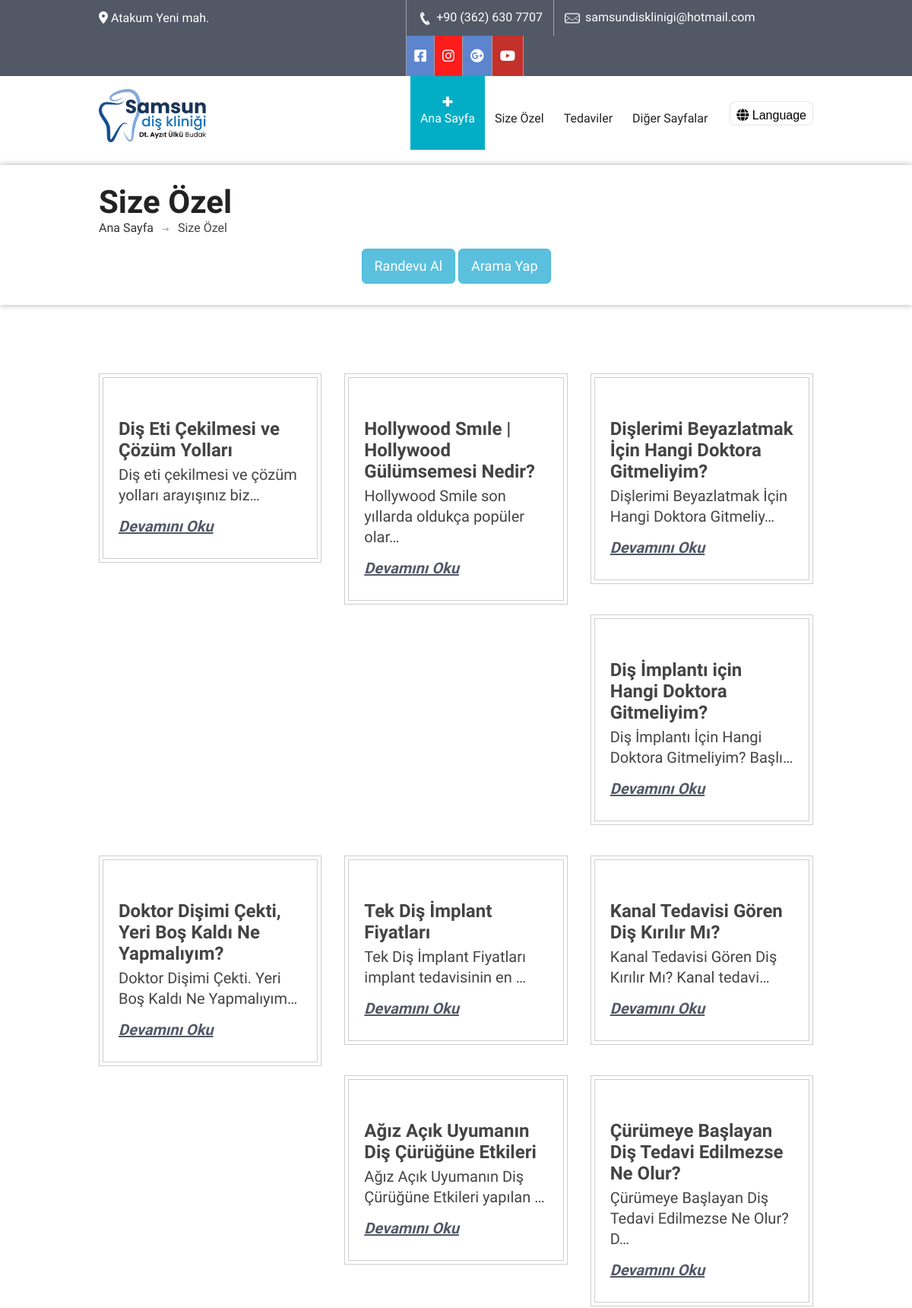
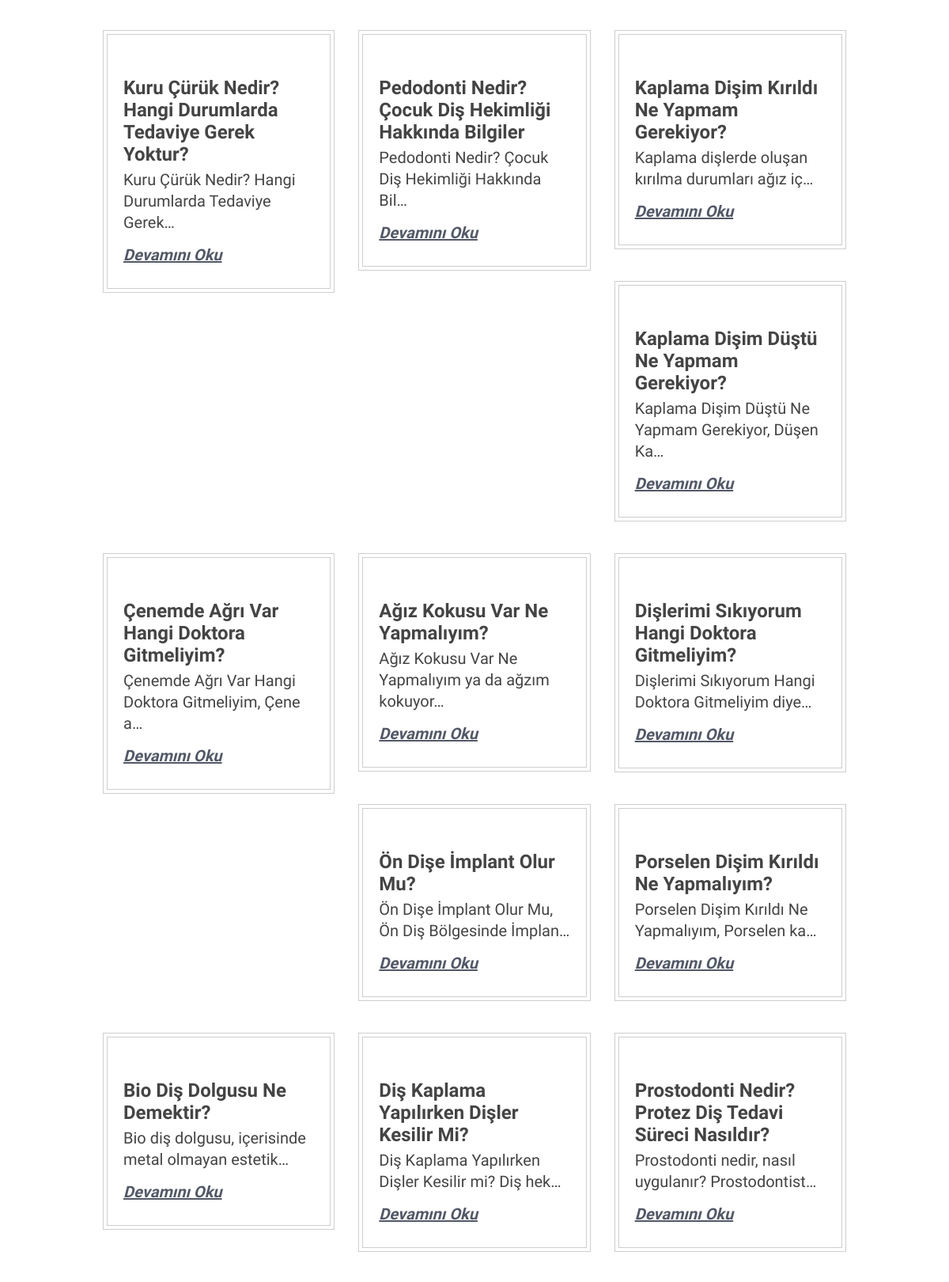
/specials/ (upper part), run on the app's committed database (2 pictures, top to bottom).
### clinic/models.py (models this page shows, shortened)
class Media(models.Model):
    name = models.CharField(max_length=25)
    icon_markdown = models.CharField(max_length=250)
    hex_icon_color = models.CharField(max_length=10,default="#5c85ce")
    link = models.TextField()

class Special(models.Model):
    title = models.CharField(max_length=50)
    slug = models.SlugField(max_length=250,null=True,blank=True,unique=True)
    content = models.TextField()
    image = models.ImageField(upload_to='special_images',blank=True,null=True)
    video = models.FileField(
        upload_to='special_videos',
        null=True,
        blank=True,
        validators=[FileExtensionValidator(allowed_extensions=['mp4'])]
    )
    def get_absolute_url(self):
        return reverse('clinic:special_single',args=[
            self.slug
        ])

### clinic/views.py (the view)
# urls.py: path('specials/',views.specials,name='specials'),
def specials(request):
	specials = Special.objects.all()
	return render(request,'clinic/specials.html',{'specials':specials})

### clinic/models.py (called while the page is built)
    def get_absolute_url(self):
        return reverse('clinic:service_detail',args=[
            self.slug
        ])

    def get_absolute_url(self):
        return reverse('clinic:custom_page',args=[
            self.slug
        ])

### clinic/templatetags/clinic_tags.py (called while the page is built)
@register.filter(name='markdown')
def markdown_format(text):
	return mark_safe(markdown.markdown(text))

@register.filter(name='get_const')
def get_const(const_name):
	return consts.__dict__.get(const_name,None)

@register.simple_tag
def get_header_pages():
	pages = CustomPage.objects.all().filter(show_in_header=True)
	return pages

@register.simple_tag
def get_header_services():
	services = Service.objects.all()
	return services

@register.simple_tag
def get_footer_pages():
	pages = CustomPage.objects.all().filter(show_in_footer=True)
	return pages

@register.simple_tag
def get_media():
	media = Media.objects.all()
	return media

### templates/clinic/specials.html (shortened to what this page needs)
{% extends '../origin/base.html' %}
{% load static %}
{% load clinic_tags %}
{% block content %}
<div class="sub-banner">
   <div class="detail">
      <div class="container">
         <div class="row">
            <div class="col-md-12">
               <div class="paging">
                  <h2>Size Özel</h2>
                  <ul>
                     <li><a href="{% url 'clinic:home' %}">Ana Sayfa</a></li>
                     <li>Size Özel</li>
                  </ul>
               </div>
            </div>
         </div>
         <div class="text-center d-flex">
            <a href="https://wa.me/{{ 'PHONE_WA'|get_const }}" class="btn btn-info btn-lg" style="margin-top:1em">Randevu Al</a>
            <a href="tel:{{ 'PHONE'|get_const }}" class="btn btn-info btn-lg" style="margin-top:1em">Arama Yap</a>
         </div>
      </div>
   </div>
</div>
<div class="content">
   <div class="news-masonary">
      <div class="container mb-5 d-block">
         <div class="row">
            {% for special in specials %}
               <div class="col-md-4">
                  <div class="border">
                     <div class="news-sec">
                        <div class="detail">
                           <h5>{{special.title}}</h5>
                           <p>{{special.content|markdown|striptags|truncatechars:50}}</p>
                           <a href="{{special.get_absolute_url}}">Devamını Oku</a>
                        </div>
                     </div>
                  </div>
               </div>
            {% endfor %}
         </div>
      </div>
   </div>
</div>
{% endblock %}

### templates/origin/header.html (shortened to what this page needs)
{% load static %}
{% load clinic_tags %}
<div id="header-2">
   <div class="top-bar">
      <div class="container">
         <div class="row">
            <div class="col-md-5">
               <span>
                  <a style="color:white" href="{{ 'ADDRESS_LINK'|get_const }}">
                     <i class="fas fa-map-marker-alt"></i> Atakum Yeni mah.
                  </a>
               </span>
            </div>
            <div class="col-md-7">
               <div class="get-touch" >
                  <ul>
                     <li><a style="color:white" href="tel:{{ 'PHONE'|get_const }}"><i class="icon-phone4"></i> {{ 'PHONE_REPR'|get_const }}</a></li>
                     <li><a style="color:white" href="mailto:{{ 'MAIL'|get_const }}"><i class="icon-mail"></i> {{ 'MAIL'|get_const }}</a></li>
                  </ul>
                  <ul  class="social-icons">
                     {% get_media as media %}
                     {% for media in media %}
                        <li><a style="background: {{media.hex_icon_color}}" href="{{media.link}}" class="fb">{{media.icon_markdown|markdown}}</a></li>
                     {% endfor %}
                  </ul>
               </div>
            </div>
         </div>
      </div>
   </div>
   <header class="header header2">
      <div class="container">
         <div class="row" style="display:flex; align-items: center;">
            <div class="col-md-3 d-flex align-items-center">
               <a href="/" style="margin-top: 0!important" class="logo">
                  <img style="height: 70px;width: auto; margin-top: 6px;" src="{% static 'images/logo.png' %}" alt="">
               </a>
            </div>
            <div class="col-md-9" style="display:flex ; align-items:center; justify-content: flex-end;">
               <nav class="menu-2">
                  <ul class="nav wtf-menu">
                     <li class="{% if not page  and not service %}item-select{% endif %}">
                        <a href="{% url 'clinic:home' %}">Ana Sayfa</a>
                     </li>
                     <li>
                        <a href="{% url 'clinic:specials' %}">Size Özel</a>
                     </li>
                     <li class="parent">
                        <a href="#.">Tedaviler</a>
                     </li>
                     <li class="parent">
                        <a href="#.">Diğer Sayfalar</a>
                     </li>
                  </ul>
               </nav>
               <div class="btn-lang" style="height: 2rem; line-height: 1.2em; margin-left: 1em">
                  <i class="fas fa-globe"></i>
                  Language
               </div>
            </div>
         </div>
      </div>
   </header>
</div>

### static/css/medical-guide.css (style rules this page uses)
body { background:#fff; font-family: 'Source Sans Pro', sans-serif; color:#444444; }
* { margin:0px; padding:0px; }
h2 { font-weight: 700; font-size:42px; font-family: 'Raleway', sans-serif; color:#222222; }
h5 { font-weight:700; font-size:24px; font-family: 'Raleway', sans-serif; }
p { font-family: 'Source Sans Pro', sans-serif; font-weight:300; font-size:20px; line-height: 27px; }
a { text-decoration:none; }
li { list-style:none; }
a { transition: background-color 0.5s ease; }
img { width:100%; }
.top-bar { background:#525866; }
.top-bar span { font-weight:400; font-size:16px; font-family: 'Raleway', sans-serif; color:#fff; margin: 14px 0 0 0; float: left; }
.top-bar .get-touch { float:right; }
.top-bar .get-touch ul { float:left; }
.top-bar .get-touch li { float:left; border-left: solid 1px #9fa3aa; }
.top-bar .get-touch li i.icon-phone4 { margin: 1px 5px 0 0; float: left; font-size: 20px; }
.top-bar .get-touch li i.icon-mail { float: left; font-size: 20px; margin: 1px 7px 0 0; }
.top-bar .get-touch li:last-child { border-right: none; }
.top-bar .social-icons li:last-child { border-right: solid 1px #9fa3aa; }
.top-bar .get-touch li a { color: #fff; padding: 13px 14px; float: left; }
.top-bar .get-touch li i { font-size:18px; }
.top-bar .get-touch .social-icons { float:left; }
.top-bar .get-touch .social-icons li a { padding:13px 10px; }
.header { padding: 28px 0; min-height: 98px; }
.logo img { width: 222px; }
.header .nav { float:right; margin:10px 0 0 0; }
.header .nav li { float:left; padding: 11px 0; }
.header .nav li a { color:#333; font-family: 'Raleway', sans-serif; font-size: 16px; padding:12px 24px !important; }
.header .nav li.item-select { color: #fff; border-radius: 5px; padding: 11px 0; }
.header .nav li.item-select a { color: #fff; padding:10px 24px; }
.header2 { padding:0 0; }
.header2 .nav { margin: 0 0 0 0; }
.header2 .nav li a { padding: 42px 20px 28px 20px; }
.header2 .nav li.item-select { border-radius: 0; padding:46px 0 32px 0; }
.header2 .nav li.item-select a { color: #fff; padding: 46px 20px 32px 20px; }
.header2 .nav li { background: none; border-radius: 0; padding:46px 0 32px 0; }
.header2 .nav li a { color: #222; padding: 46px 20px 32px 20px; }
.header2 a.logo { margin: 26px 0 0 0; float: left; }
.content { margin:0 0 0 0; }
.sub-banner .detail { box-shadow: 0 0 8px 0 rgba(0, 0, 0, 0.32); padding:24px 0 28px 0; }
.sub-banner .detail ul li { float: left; background: url(../images/paging-arrow.png) no-repeat right 9px; padding: 0 20px 0 0; margin: 0 12px 0 0; }
.sub-banner .detail ul li:last-child { background:none; }
.sub-banner .detail ul li a { color:#333333; }
.news-masonary { padding:90px 0; }
.news-masonary .border { border:solid 1px #cecece; padding:4px; margin:0 0 40px 0; }
.news-masonary .news-sec { border: solid 1px #cecece; padding: 20px; }
.news-masonary .news-sec h5 { margin:8px 0 0 0; display:inline-block; }
.news-masonary .news-sec p { margin:5px 0 0 0; }
.news-masonary .news-sec a { color:#525866; font-size:20px; text-decoration:underline; font-style:italic; margin:15px 0 10px 0; display:inline-block; font-weight:600; }
.news-masonary .news-sec .detail { margin:25px 0 0 0; }
ul.resp-tabs-list, p { margin: 0px;padding: 0px; }

### static/css/default-color.css (style rules this page uses)
.header .nav li.item-select { background: #02adc6; }
.header2 .nav li.item-select { background: #02adc6 url(../images/navi-plus.png) no-repeat 50% 32%; }

### static/css/dropmenu.css (style rules this page uses)
ul.wtf-menu li { display: block; position: relative; }
ul.wtf-menu li.parent { z-index:7000; }

### static/css/sticky-header.css (style rules this page uses)
header { min-height: 108px; background: #fff; z-index: 6667; position: relative; // set animation -webkit-transition: all 0.4s ease; transition: all 0.4s ease; }
.header2 { min-height: 98px; background: #fff; z-index: 6667; position: relative; // set animation -webkit-transition: all 0.4s ease; transition: all 0.4s ease; }

### static/css/tabs.css (style rules this page uses)
article, aside, figcaption, figure, footer, header, hgroup, nav, section { display: block; }

### static/css/custom.css (style rules this page uses)
body { top: 0px !important; }
.btn-lang { all: initial; box-sizing: border-box; font-family: Arial; display: block; background: #fff; position: relative; border: 1px solid rgba(0,0,0,0.1); width: fit-content; padding: 0.5rem; border-radius: 0.5rem; cursor: pointer; min-width: 100px; transition: .1s; }

### data on the page
Special: title "Diş Eti Çekilmesi ve Çözüm Yolları", content "Diş eti çekilmesi ve çözüm yolları arayışınız biz…"
Special: title "Hollywood Smıle | Hollywood Gülümsemesi Nedir?", content "Hollywood Smile son yıllarda oldukça popüler olar…"
Special: title "Dişlerimi Beyazlatmak İçin Hangi Doktora Gitmeliyim?", content "Dişlerimi Beyazlatmak İçin Hangi Doktora Gitmeliy…"
Special: title "Diş İmplantı için Hangi Doktora Gitmeliyim?", content "Diş İmplantı İçin Hangi Doktora Gitmeliyim? Başlı…"
Special: title "Doktor Dişimi Çekti, Yeri Boş Kaldı Ne Yapmalıyım?", content "Doktor Dişimi Çekti. Yeri Boş Kaldı Ne Yapmalıyım…"
Special: title "Tek Diş İmplant Fiyatları", content "Tek Diş İmplant Fiyatları implant tedavisinin en …"
Special: title "Kanal Tedavisi Gören Diş Kırılır Mı?", content "Kanal Tedavisi Gören Diş Kırılır Mı? Kanal tedavi…"
Special: title "Ağız Açık Uyumanın Diş Çürüğüne Etkileri", content "Ağız Açık Uyumanın Diş Çürüğüne Etkileri yapılan …"
Special: title "Çürümeye Başlayan Diş Tedavi Edilmezse Ne Olur?", content "Çürümeye Başlayan Diş Tedavi Edilmezse Ne Olur? D…"
Special: title "Kuru Çürük Nedir? Hangi Durumlarda Tedaviye Gerek Yoktur?", content "Kuru Çürük Nedir? Hangi Durumlarda Tedaviye Gerek…"
Special: title "Pedodonti Nedir? Çocuk Diş Hekimliği Hakkında Bilgiler", content "Pedodonti Nedir? Çocuk Diş Hekimliği Hakkında Bil…"
Special: title "Kaplama Dişim Kırıldı Ne Yapmam Gerekiyor?", content "Kaplama dişlerde oluşan kırılma durumları ağız iç…"
Special: title "Kaplama Dişim Düştü Ne Yapmam Gerekiyor?", content "Kaplama Dişim Düştü Ne Yapmam Gerekiyor, Düşen Ka…"
Special: title "Çenemde Ağrı Var Hangi Doktora Gitmeliyim?", content "Çenemde Ağrı Var Hangi Doktora Gitmeliyim, Çene a…"
Special: title "Ağız Kokusu Var Ne Yapmalıyım?", content "Ağız Kokusu Var Ne Yapmalıyım ya da ağzım kokuyor…"
Special: title "Dişlerimi Sıkıyorum Hangi Doktora Gitmeliyim?", content "Dişlerimi Sıkıyorum Hangi Doktora Gitmeliyim diye…"
Special: title "Ön Dişe İmplant Olur Mu?", content "Ön Dişe İmplant Olur Mu, Ön Diş Bölgesinde İmplan…"
Special: title "Porselen Dişim Kırıldı Ne Yapmalıyım?", content "Porselen Dişim Kırıldı Ne Yapmalıyım, Porselen ka…"
Special: title "Bio Diş Dolgusu Ne Demektir?", content "Bio diş dolgusu, içerisinde metal olmayan estetik…"
Special: title "Diş Kaplama Yapılırken Dişler Kesilir Mi?", content "Diş Kaplama Yapılırken Dişler Kesilir mi? Diş hek…"
Special: title "Prostodonti Nedir? Protez Diş Tedavi Süreci Nasıldır?", content "Prostodonti nedir, nasıl uygulanır? Prostodontist…"

### other printed values
{{ 'PHONE_REPR'|get_const }} "+90 (362) 630 7707"
{{ 'MAIL'|get_const }} "samsundisklinigi@hotmail.com"
